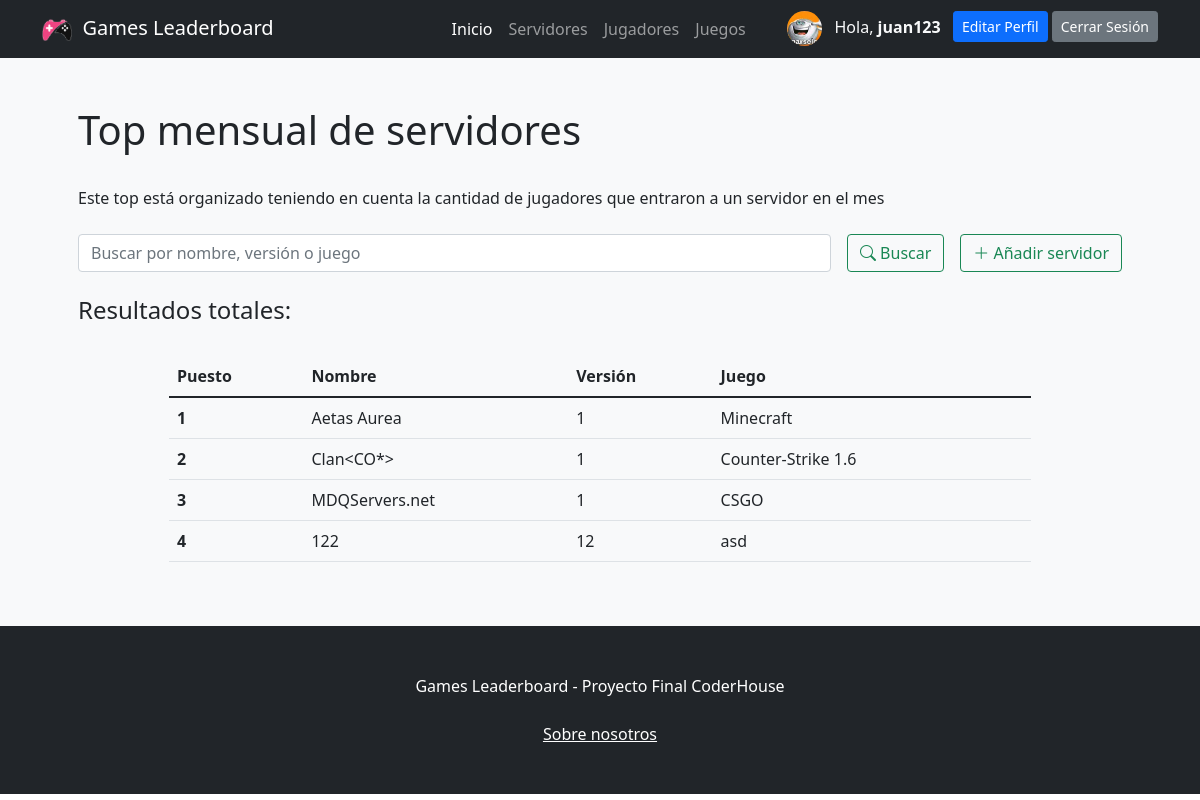
The app's page /app/servidores/ (signed in) with its own data.
### ProyectoFinalApp/models.py (models this page shows)
class Avatar(models.Model):
    usuario = models.OneToOneField(User, on_delete = models.CASCADE)
    imagen = models.ImageField(upload_to = 'avatars/', blank = True, null = True)
    class Meta:
        verbose_name_plural = "Avatares"

class Servidor(models.Model):
    nombre = models.CharField(max_length = 20) #texto
    version = models.IntegerField() #numerico
    juegoServer = models.CharField(max_length = 20)
    class Meta:
        verbose_name_plural = "Servidores"

### ProyectoFinalApp/views.py (the view, shortened to what this page needs)
# urls.py: path('servidores/', servidores, name= "servidores"),
def servidores(request):
    servidores = Servidor.objects.all()
    return render(
        request, "ProyectoFinalApp/servidores.html", {"servidores": servidores}
    )

### ProyectoFinalApp/templates/ProyectoFinalApp/servidores.html (shortened to what this page needs)
{% extends 'ProyectoFinalApp/base.html' %}
{% load static %}
{% block contenidoPagina %}
<section class="bg-light py-5">
    <div class="container px-5">
        <h1>Top mensual de servidores</h1>
        <br>
        <head>Este top está organizado teniendo en cuenta la cantidad de jugadores que entraron a un servidor en el mes</head>
        <head></head>
        <br>
        <br>
        <div class="row gx-5 justify-content-center">
            <div class="col-lg-12">
                <form class="d-flex my-2 my-lg-0" action="" method="post">
                    <input class="flex-grow-0 form-control mr-sm-2" type="search" name="search" placeholder="Buscar por nombre, versión o juego" aria-label="Search">
                    <button class="btn btn-outline-success text-nowrap ms-3 my-2 my-sm-0" type="submit"> <i class="bi bi-search"></i> Buscar</button>
                    <a class="btn btn-outline-success text-nowrap ms-3 my-2 my-sm-0" href="{% url 'crearServidor' %}"> <i class="bi bi-plus-lg"></i> Añadir servidor</a>
                </form>
            </div>
        </div>
        <br>
        <h4>Resultados
            {% if search %}
                para "{{busqueda}}":
            {% else %}
                totales:
            {% endif %}
        </h4>
        <br>
        <div class="row gx-5 justify-content-center">
            <div class="col-lg-10 table-responsive">
                <table class="table table-theme">
                    <thead>
                        <tr>
                            <th scope="col">Puesto</th>
                            <th scope="col">Nombre</th>
                            <th scope="col">Versión</th>
                            <th scope="col">Juego</th>
                        </tr>
                    </thead>
                    <tbody>
                        {% for servidor in servidores %}
                            <tr>
                                <th scope="row">{{forloop.counter}}</th>
                                <td>{{servidor.nombre}}</td>
                                <td>{{servidor.version}}</td>
                                <td>{{servidor.juegoServer}}</td>
                                <td>
                                </td>
                            </tr>
                        {% endfor %}
                    </tbody>
                </table>
            </div>
        </div>
    </div>
</section>
{% endblock %}

### ProyectoFinalApp/templates/ProyectoFinalApp/base.html (shortened to what this page needs)
{% load static %}
<!DOCTYPE html>
<html lang="en">
<head>
    <link rel="stylesheet" href="https://cdn.jsdelivr.net/npm/bootstrap-icons@1.8.3/font/bootstrap-icons.css">
    <link href="{% static 'css/styles.css' %}" rel="stylesheet" />
</head>
<body>
    <nav class="navbar navbar-expand-lg navbar-dark bg-dark">
        <div class="container">
            <a class="navbar-brand" href="{% url 'inicio' %}"><img src="{% static 'assets/logonavbar.png' %}"
                    alt="{% static 'assets/logonavbar.png' %}" width="30" height="30">&nbsp Games Leaderboard</a>
            <div class="collapse navbar-collapse" id="navbarSupportedContent">
                <ul class="navbar-nav ms-auto mb-2 mb-lg-0 ">
                    <li class="nav-item"><a class="nav-link active" aria-current="page"
                            href="{% url 'inicio' %}">Inicio</a></li>
                    <li class="nav-item"><a class="nav-link" href="{% url 'servidores' %}">Servidores</a></li>
                    <li class="nav-item"><a class="nav-link" href="{% url 'jugadores' %}">Jugadores</a></li>
                    <li class="nav-item"><a class="nav-link" href="{% url 'juegos' %}">Juegos</a></li>
                </ul>
                <ul class="navbar-nav ms-auto mb-2 mb-lg-0 ">
                    {% if user.is_authenticated %}
                    {% if user.avatar.imagen.url %}
                    <img class="rounded-circle" src="{{user.avatar.imagen.url}}" width="35" height="35" alt="">
                    {% else %}
                    <img class="rounded-circle" src="{%static 'assets/default.png'%}" width="35" height="35" alt="">
                    {% endif %}
                    <li class="nav-item">
                        <p class="text-light my-1 mx-1"></i> &nbsp Hola, <b>{{user.username}} &nbsp</b></p>
                    </li>
                    <li class="nav-item"><a class="btn btn-primary btn-sm btn-block"
                            href="{% url 'editarperfil' %}">Editar Perfil</a></li>
                    <li class="nav-item"><a class="btn btn-secondary btn-sm btn-block" href="{% url 'logout' %}">Cerrar
                            Sesión</a></li>
                    {% else %}
                    <li class="nav-item"><a class="btn btn-primary mx-2" href="{% url 'login' %}">Iniciar Sesión</a>
                    </li>
                    <li class="nav-item"><a class="btn btn-outline-primary" href="{% url 'register' %}">Registrarse</a>
                    </li>
                    {% endif %}
                </ul>
            </div>
        </div>
    </nav>
    {% block contenidoPagina %}
    {% endblock %}
    <footer class="py-5 bg-dark">
        <div class="container">
            <p class="m-0 text-center text-white">Games Leaderboard - Proyecto Final CoderHouse</p>
        </div>
        <br>
        <p class="m-0 text-center text-white"><a href="{% url 'about' %}" class="text-white m-0 text-center">Sobre
                nosotros</a></p>
    </footer>
</body>
</html>

### records on screen
Servidor: nombre "Aetas Aurea", version "1", juegoServer "Minecraft"
Servidor: nombre "Clan<CO*>", version "1", juegoServer "Counter-Strike 1.6"
Servidor: nombre "MDQServers.net", version "1", juegoServer "CSGO"
Servidor: nombre "122", version "12", juegoServer "asd"

### other values on screen
{{ user.username }} "juan123"
